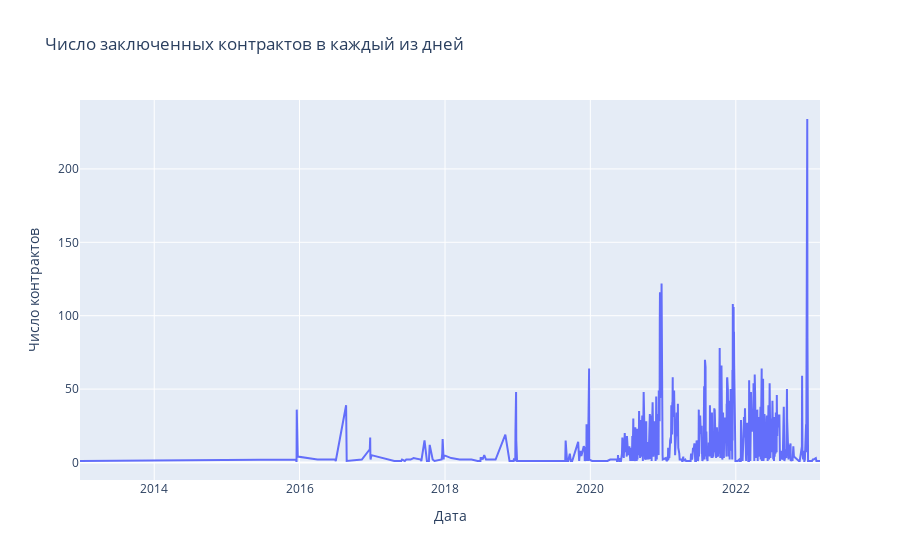

The notebook cell this image was saved under:
### Code cell
import plotly.express as px

fig = px.line(contract_count_by_day, x='contract_date', y='contract_count',
              labels={
                     'contract_date': 'Дата',
                     'contract_count': 'Число контрактов'
                     },
              title='Число заключенных контрактов в каждый из дней')
fig.show()

display(Image(filename='img/contracts_count.png', width=800))

### Figure 1 — Plotly figure (JSON) as saved in the notebook; plotly's stock layout.template omitted (floating-point values rounded to 4 significant figures; data arrays with more than 128 entries replaced by an {"elided": "..."} marker saying what was removed)
{"data": [{"hovertemplate": "Дата=%{x}<br>Число контрактов=%{y}<extra></extra>", "legendgroup": "", "line": {"color": "#636efa", "dash": "solid"}, "marker": {"symbol": "circle"}, "mode": "lines", "name": "", "orientation": "v", "showlegend": false, "type": "scatter", "x": {"elided": "618 str values"}, "xaxis": "x", "y": {"elided": "618 int values"}, "yaxis": "y"}], "layout": {"legend": {"tracegroupgap": 0}, "title": {"text": "Число заключенных контрактов в каждый из дней"}, "xaxis": {"anchor": "y", "domain": [0, 1], "title": {"text": "Дата"}}, "yaxis": {"anchor": "x", "domain": [0, 1], "title": {"text": "Число контрактов"}}}}
